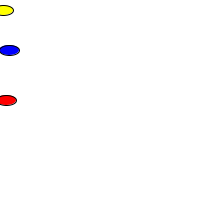
Frame 1 (no input)
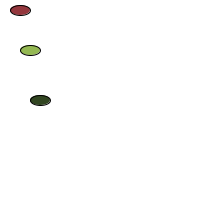
Frame 60 (the mouse pressed at the canvas centre just before this capture)
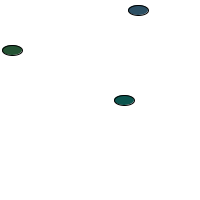
Frame 120 (the mouse held since frame 60 and released just before this capture)

The Processing sketch that drew these frames (run headless with seeded random() and noise(); from frame 60 on, the mouse is pressed at the canvas centre):

// Processing sketch: processing_115824
// ── processing_115824.pde

Car myCar1;
Car myCar2;
Car myCar3;// Three objects

void setup() {
  size(200,200);
  myCar1 = new Car(color(255,0,0),0,100,2); //Three different cars with different colors and speeds.
  myCar2 = new Car(color(0,0,255),0,50,3);
  myCar3 = new Car(color(255,255,0),0,10,1);
}

void draw() { //draws cars and puts them on canvas
  background(255);
  myCar1.move();
  myCar1.display();
  myCar2.move();
  myCar2.display();
  myCar3.move();
  myCar3.display();
}

class Car { //template for cars
  color c;
  float xpos;
  float ypos;
  float xspeed;

  Car(color tempC, float tempXpos, float tempYpos, float tempXspeed) { // The Constructor is defined with arguments.
    c = tempC;
    xpos = tempXpos;
    ypos = tempYpos;
    xspeed = tempXspeed;
  }

  void display() { //general aesthetics of car
    stroke(0);
    fill(c);
    rectMode(CENTER);
    ellipse(xpos,ypos,20,10);
  }

  void move() { //interactions for each car when they hit left and right canvas walls (colors change and speed changes in opposite direction)
    xpos = xpos + xspeed;
    if ((myCar1.xpos > width) || (myCar1.xpos < 0)) {
      c = color(random(10,75), random(60,200), random(40,155));
      xspeed = xspeed * -1;
    }
    xpos = xpos + xspeed;
    if ((myCar2.xpos > width) || (myCar2.xpos < 0)) {
      c = color(random(20,190), random(45,200), random(30,110));
      xspeed = xspeed * -1;
    }
    xpos = xpos + xspeed;
    if ((myCar3.xpos > width) || (myCar3.xpos < 0)) {
      c = color(random(25,255), random(50,200), random(75,175));
      xspeed = xspeed * -1;
    }
  }

}
